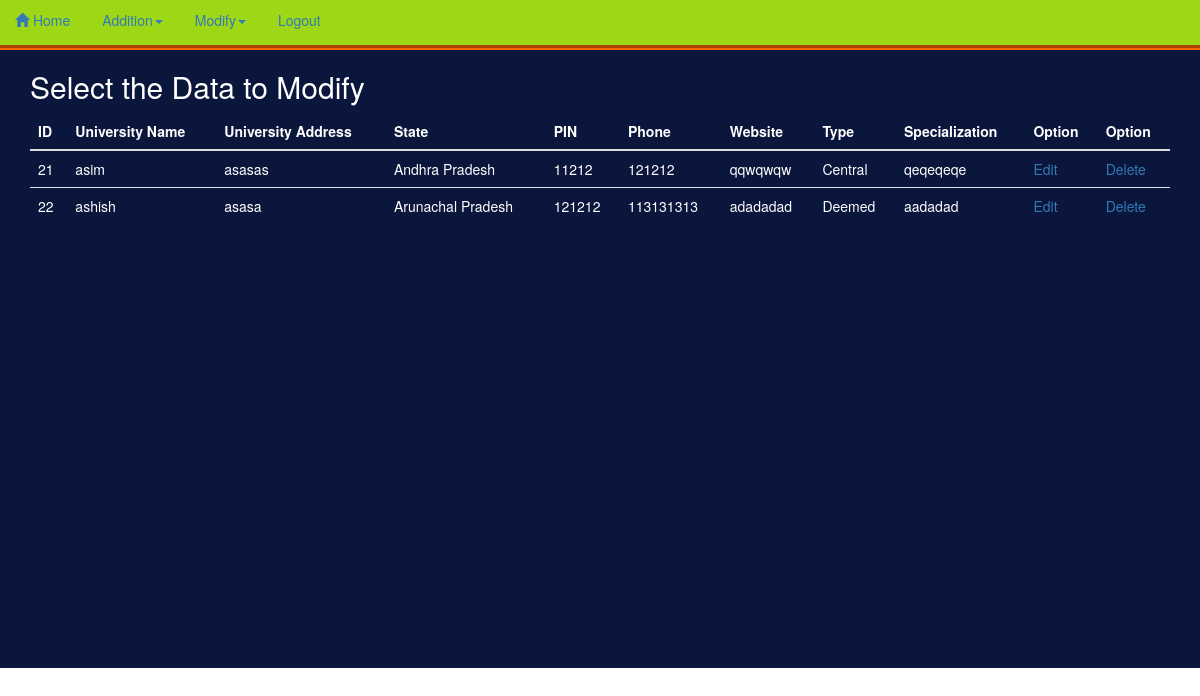
Screenshot of /admin/unmodifytable.php with the database file from the repository.
### tables this page shows
CREATE TABLE `un_details` (
  `id` int(11) NOT NULL,
  `un_name` text NOT NULL,
  `un_add` text NOT NULL,
  `un_state` varchar(255) NOT NULL,
  `un_pin` int(11) NOT NULL,
  `un_phone` varchar(255) NOT NULL,
  `un_site` varchar(255) NOT NULL,
  `un_type` varchar(255) NOT NULL,
  `un_spec` varchar(255) NOT NULL
);

### admin/unmodifytable.php (the view, shortened to what this page needs)
<!DOCTYPE html>
<html>
  <head>
    <link rel="stylesheet" href="../css/bootstrap.min.css">
    <link rel="stylesheet" href="../css/adminstyle.css">
  </head>
  <body>
    <div class="header">
      <ul class="nav nav-pills">
        <li role="presentation"><a href="main.php"><span class="glyphicon glyphicon-home" aria-hidden="true"></span> Home</a></li>
          <li role="presentation" class="dropdown"><a class="dropdown-toggle" data-toggle="dropdown" href="#" role="button" aria-haspopup="true" aria-expanded="false">Addition<span class="caret"></span></a>
        </li>
          <li role="presentation" class="dropdown"><a class="dropdown-toggle" data-toggle="dropdown" href="#" role="button" aria-haspopup="true" aria-expanded="false">Modify<span class="caret"></span></a>
          </li>
          <li role="presentation"><a href="index.php">Logout</a></li>
        </ul>
      </div>
    <div class="right">
    <div class="container">
      <h2>Select the Data to Modify</h2>
    </div>
    <div class="container">
        <table class="table">
          <thead>
            <tr>
              <th>ID</th>
              <th>University Name</th>
              <th>University Address</th>
              <th>State</th>
              <th>PIN</th>
              <th>Phone</th>
              <th>Website</th>
              <th>Type</th>
              <th>Specialization</th>
              <th>Option</th>
              <th>Option</th>
            </tr>
          </thead>
          <tbody>
            <?php
              $con=mysqli_connect("localhost","root","","universities");
              $sql="SELECT id,un_name, un_add, un_state, un_pin, un_phone, un_site, un_type, un_spec FROM un_details";
              $result=$con->query($sql);
              if ($result->num_rows > 0)
              {
                while($row=$result->fetch_assoc())
                {
            ?>
                  <tr>
                    <td><?php echo $row["id"]; ?></td>
                    <td><?php echo $row["un_name"]; ?></td>
                    <td><?php echo $row["un_add"]; ?></td>
                    <td><?php echo $row["un_state"]; ?></td>
                    <td><?php echo $row["un_pin"]; ?></td>
                    <td><?php echo $row["un_phone"]; ?></td>
                    <td><?php echo $row["un_site"]; ?></td>
                    <td><?php echo $row["un_type"]; ?></td>
                    <td><?php echo $row["un_spec"]; ?></td>
                    <td><a href="unmod.php?edit_row=<?php echo $row["id"]?>">Edit</a></td>
                    <td><a href="undel.php?delete_row=<?php echo $row["id"]?>">Delete</a></td>
                  </tr>
                <?php
                }
              }
              else
              {
                echo "<script>alert('Table is Empty')</script>";
                exit();
              }
               ?>
          </tbody>
        </table>
    </div>
</div>
  </body>
</html>

### css/adminstyle.css (style rules this page uses)
.header { background-color: #9ed715; height: 50px; width: auto;; border-bottom-width: 5px; border-bottom-style: groove; border-bottom-color: #f60; }
.right { background-color: #0a163c ; color: #fff; height: 618px; width: auto; }

### rows the page displays
un_details: id "21", un_name "asim", un_add "asasas", un_state "Andhra Pradesh", un_pin "11212", un_phone "121212", un_site "qqwqwqw", un_type "Central", un_spec "qeqeqeqe"
un_details: id "22", un_name "ashish", un_add "asasa", un_state "Arunachal Pradesh", un_pin "121212", un_phone "113131313", un_site "adadadad", un_type "Deemed", un_spec "aadadad"
